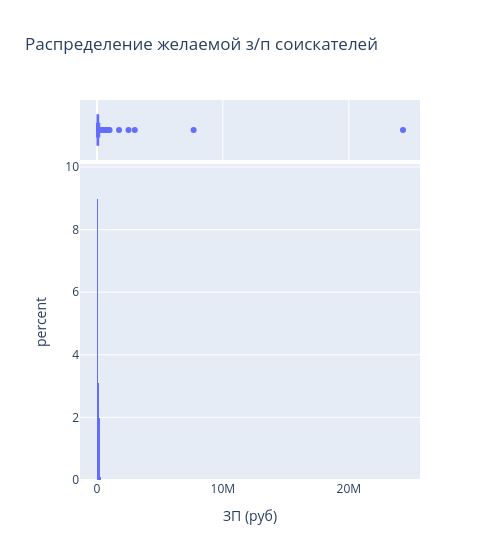

Notebook source saved alongside this figure:
### Markdown cell above
3. Постройте распределение признака **"ЗП (руб)"**. Опишите данное распределение, отвечая на следующие вопросы: каковы предельные значения признака, в каком примерном интервале находится заработная плата большинства соискателей? Есть ли аномалии для признака возраста? Обратите внимание на гигантские размеры желаемой заработной платы.
*Совет: постройте гистограмму и коробчатую диаграмму рядом.*

### Code cell
# ваш код здесь
print('ЗП > 1 млн:', hh_data[hh_data['ЗП (руб)'] > 1000000].shape[0])
q1 = hh_data['ЗП (руб)'].quantile(0.25)
q3 = hh_data['ЗП (руб)'].quantile(0.75)
print('Интервал значений большинства соискателей:')
print(f'от {round(q1)} до {round(q3)} руб.')
fig = px.histogram(
    data_frame=hh_data,
    x='ЗП (руб)',
    title='Распределение желаемой з/п соискателей',
    histnorm='percent',
    width=500,
    marginal='box'
)
fig.show()

### Figure 1 — Plotly figure (JSON) as saved in the notebook; plotly's stock layout.template omitted (floating-point values rounded to 4 significant figures; data arrays with more than 128 entries replaced by an {"elided": "..."} marker saying what was removed)
{"data": [{"bingroup": "x", "histnorm": "percent", "hovertemplate": "ЗП (руб)=%{x}<br>percent=%{y}<extra></extra>", "legendgroup": "", "marker": {"color": "#636efa", "pattern": {"shape": ""}}, "name": "", "orientation": "v", "showlegend": false, "type": "histogram", "x": {"elided": "44744 float values"}, "xaxis": "x", "yaxis": "y"}, {"hovertemplate": "ЗП (руб)=%{x}<extra></extra>", "legendgroup": "", "marker": {"color": "#636efa"}, "name": "", "notched": true, "showlegend": false, "type": "box", "x": {"elided": "44744 float values"}, "xaxis": "x2", "yaxis": "y2"}], "layout": {"barmode": "relative", "legend": {"tracegroupgap": 0}, "title": {"text": "Распределение желаемой з/п соискателей"}, "width": 500, "xaxis": {"anchor": "y", "domain": [0, 1], "title": {"text": "ЗП (руб)"}}, "xaxis2": {"anchor": "y2", "domain": [0, 1], "matches": "x", "showgrid": true, "showticklabels": false}, "yaxis": {"anchor": "x", "domain": [0, 0.8316], "title": {"text": "percent"}}, "yaxis2": {"anchor": "x2", "domain": [0.8416, 1], "matches": "y2", "showgrid": false, "showline": false, "showticklabels": false, "ticks": ""}}}
